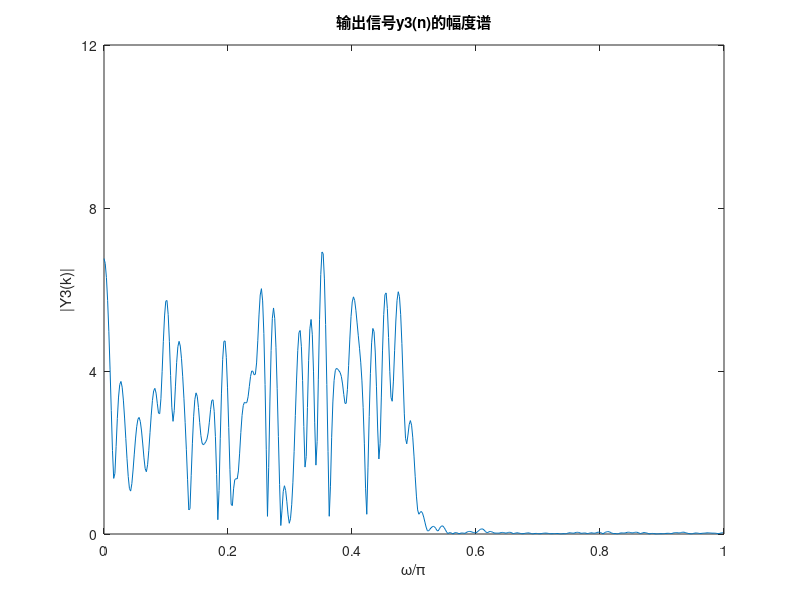
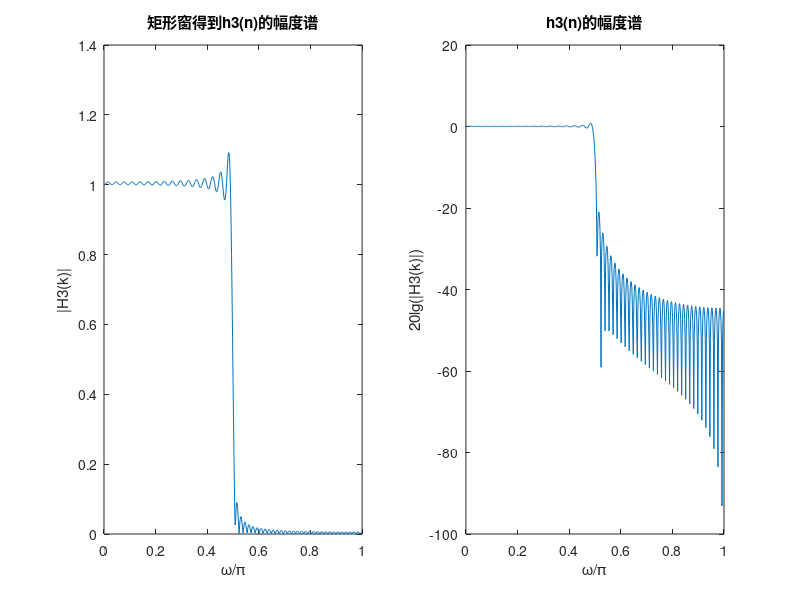

Here is the MATLAB script that generated these plots, in order:
clear;
clc;

wc=0.5*pi;
N=127;
M=200;
n=0:N-1;
x=rand(1,M)-0.5;%产生随机信号序列
h3=fir1(N-1,wc/pi,boxcar(N));%矩形窗
[H3,w3]=freqz(h3);%得到频率响应
y3=filter(h3,1,x);%滤波得到输出信号
[Y3,wy3]=freqz(y3);%得到频率响应

figure;
plot(w3/pi,abs(Y3));
axis([0 1 0 12]);
set(gca,'ytick',0:4:12);
xlabel('\omega/\pi');ylabel('|Y3(k)|');title('输出信号y3(n)的幅度谱');

figure;
subplot(1,2,1);
plot(w3/pi,abs(H3));
xlabel('\omega/\pi');ylabel('|H3(k)|');title('矩形窗得到h3(n)的幅度谱');

subplot(1,2,2);
plot(w3/pi,20*log10(abs(H3)));
xlabel('\omega/\pi');ylabel('20lg(|H3(k)|)');title('h3(n)的幅度谱');